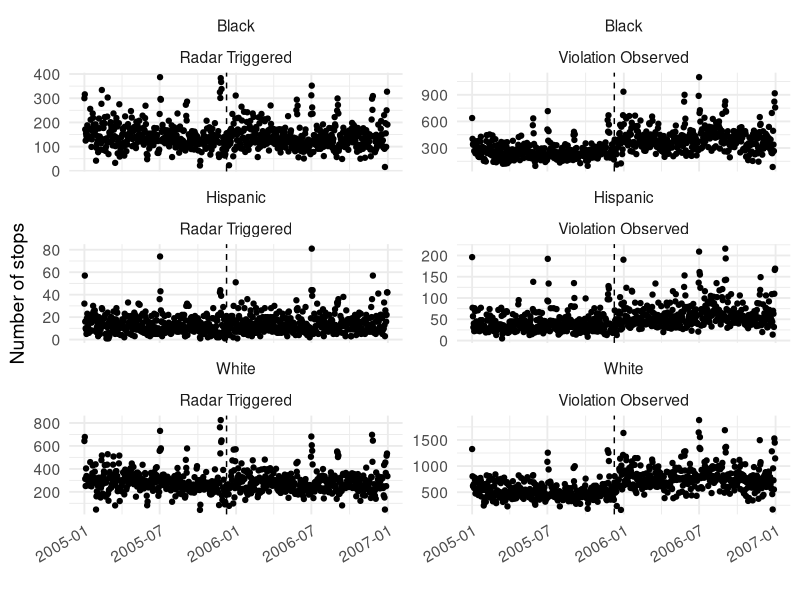

Write the R code that produced this figure. (Note: this script raises an error after producing the figure.)
## ---- chunk 1
knitr::opts_chunk$set(echo = TRUE, warning = F, message = F, fig.width=8, fig.height=8)
## ---- chunk 2
#install.packages("tidyverse") ## install if haven't already done so
#install.pacakges("mgcv") ## install if haven't already done so
#install.pacakges("lubridate") ## install if haven't already done so

library(tidyverse)
library(mgcv)
library(lubridate)
## ---- chunk 3
data <- read.csv("../Data/dailyStops.csv")

data$date2 <- as.Date(as.character(data$date2)) ## Date class rather than factor

data$day_of_week <- factor(data$day_of_week, levels = levels(data$day_of_week)[c(2, 6, 7, 5, 1, 3, 4)]) ## relevel Monday onward 
## ---- chunk 4
## Slide 4 Figure
ggplot(data, aes(x = date2, y = daily_num_stops)) +
  facet_wrap(race ~ stop_purpose2, scales = "free_y", ncol = 2) +
  geom_point() +
  geom_vline(xintercept = as.Date("2005-12-09"), lty = 2) +
  theme_minimal(base_size = 14) +
  theme(
    legend.title = element_blank(), # legend.position = "bottom" #,
    axis.text.x = element_text(angle = 30, hjust = 1)
  ) +
  labs(y = "Number of stops", x = "")

## ---- chunk 5
## Slide 5
linear_model <- lm(daily_num_stops ~ driver_race + post_policy + driver_race * post_policy + day_of_week + month, data = data)

summary(linear_model)

data$predLM <- predict(linear_model) ## store predicted values

## ---- chunk 6
ggplot(data, aes(x = date2, y = daily_num_stops)) +
  facet_wrap(~race, scales = "free_y", ncol = 1) +
  geom_point() +
  geom_line(aes(x = date2, y = predLM, col = day_of_week)) +
  geom_vline(xintercept = as.Date("2005-12-09"), lty = 2) +
  theme_minimal(base_size = 14) +
  theme(
    legend.title = element_blank(), # legend.position = "bottom" #,
    axis.text.x = element_text(angle = 30, hjust = 1)
  ) +
  labs(y = "Number of stops", x = "")

## ---- chunk 7
## Slide 6
generalized_linear_model <- glm(daily_num_stops ~ driver_race + post_policy + driver_race * post_policy + day_of_week + month, data = data, family = "quasipoisson")
summary(generalized_linear_model)

data$predGLM <- predict(generalized_linear_model, type = "response") ## store predicted values on response scale
## ---- chunk 8
ggplot(data, aes(x = date2, y = daily_num_stops)) +
  facet_wrap(~race, scales = "free_y", ncol = 1) +
  geom_point() +
  geom_line(aes(date2, predGLM, col = day_of_week)) +
  geom_vline(xintercept = as.Date("2005-12-09"), lty = 2) +
  theme_minimal(base_size = 14) +
  theme(
    legend.title = element_blank(), # legend.position = "bottom" #,
    axis.text.x = element_text(angle = 30, hjust = 1)
  ) +
  labs(y = "Number of stops", x = "")

## ---- chunk 9
## Slide 10

data$day_of_week_num <- as.numeric(data$day_of_week) ## now want to allow smoothness across days of week rather than a separate coefficient for each day

generalized_additive_model <- gam(daily_num_stops ~ driver_race + post_policy + driver_race * post_policy + s(day_of_week_num, bs = "cc", k = 4) + s(month, bs = "cc"), data = data, family = "quasipoisson")

summary(generalized_additive_model)

data$predGAM <- predict(generalized_additive_model, type = "response")

## ---- chunk 10
ggplot(data, aes(x = date2, y = daily_num_stops)) +
  facet_wrap(~race, scales = "free_y", ncol = 1) +
  geom_point() +
  geom_line(aes(date2, predGAM, col = day_of_week)) +
  geom_vline(xintercept = as.Date("2005-12-09"), lty = 2) +
  theme_minimal(base_size = 14) +
  theme(
    legend.title = element_blank(), # legend.position = "bottom" #,
    axis.text.x = element_text(angle = 30, hjust = 1)
  ) +
  labs(y = "Number of stops", x = "")

## ---- chunk 11
plot(generalized_additive_model, rug = T)
## ---- chunk 12
gam.check(generalized_additive_model)
## ---- chunk 13
## Slide 14
data$doy <- yday(data$stop_date)

generalized_additive_model2 <- gam(daily_num_stops ~ driver_race + post_policy + driver_race * post_policy + s(doy, bs = "cc") + s(day, bs = "cc") + s(day_of_week_num, bs = "cc", k = 4), data = data, family = "quasipoisson")

summary(generalized_additive_model2)

data$predGAM2 <- predict(generalized_additive_model2, type = "response")

## ---- chunk 14
ggplot(data, aes(x = date2, y = daily_num_stops)) +
  facet_wrap(~race, scales = "free_y", ncol = 1) +
  geom_point() +
  geom_line(aes(date2, predGAM2, col = day_of_week)) +
  geom_vline(xintercept = as.Date("2005-12-09"), lty = 2) +
  theme_minimal(base_size = 14) +
  theme(
    legend.title = element_blank(), # legend.position = "bottom" #,
    axis.text.x = element_text(angle = 30, hjust = 1)
  ) +
  labs(y = "Number of stops", x = "")

## ---- chunk 15
plot(generalized_additive_model2, rug = T)
## ---- chunk 16
gam.check(generalized_additive_model2)
